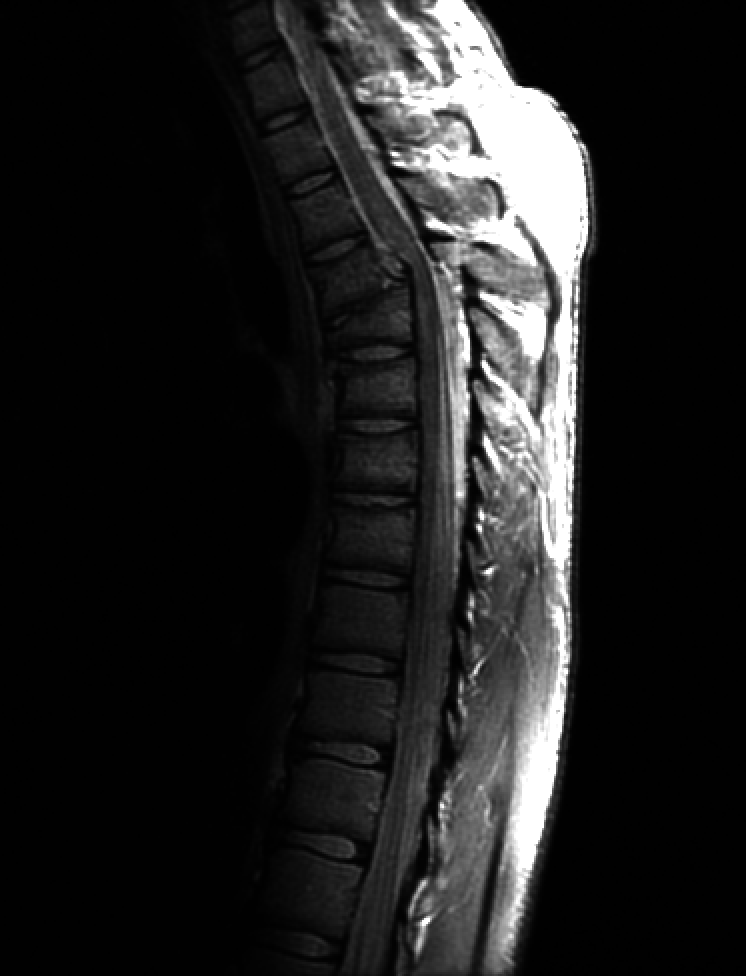
%> input picture Figure1.tif, 746 x 976 px
$ octave part1_power_law_fig1.m   (GNU Octave 9; MATLAB toolbox functions it lacks are replaced by stand-ins)
%> lines starting %> are read from the running program, lines starting %| are printed output that depends on the picture
clc; clear; close all; font = 18;
I = imread("Figure1.tif"); I = im2double(I);
%> further down, I is the input picture: size 976x746 uint8; min 0, max 255, mean 32.6
figure(1);subplot(251);imshow(I);
title("Original image","fontsize",font);
c = 1; g = 0.9:-0.1:0.1;
gamma = g(1);Itr = c*(I.^gamma);subplot(252);imshow(Itr);
title("c = "+c+", \gamma = "+gamma,"fontsize",font);
gamma = g(2);Itr = c*(I.^gamma);subplot(253);imshow(Itr);
title("c = "+c+", \gamma = "+gamma,"fontsize",font);
gamma = g(3);Itr = c*(I.^gamma);subplot(254);imshow(Itr);
title("c = "+c+", \gamma = "+gamma,"fontsize",font);
gamma = g(4);Itr = c*(I.^gamma);subplot(255);imshow(Itr);
title("c = "+c+", \gamma = "+gamma,"fontsize",font);
gamma = g(5);Itr = c*(I.^gamma);subplot(256);imshow(Itr);
%> after `Itr = c*(I.^gamma)`:
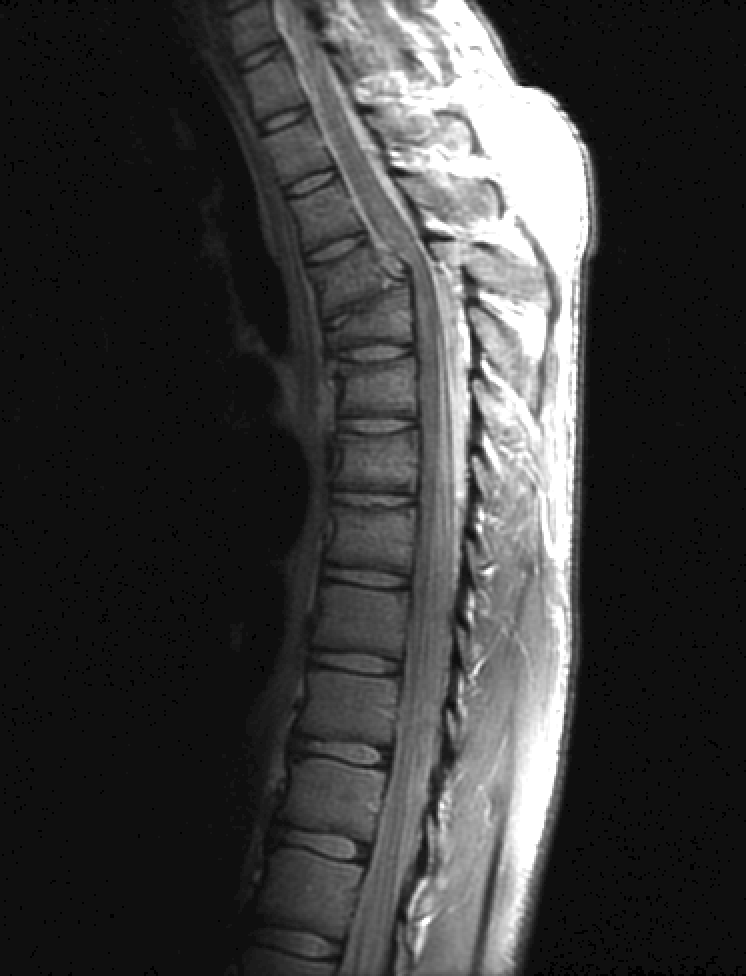
%> Itr: size 976x746 double; min 0, max 1, mean 0.232
title("c = "+c+", \gamma = "+gamma,"fontsize",font);
gamma = g(6);Itr = c*(I.^gamma);subplot(257);imshow(Itr);
%> after `Itr = c*(I.^gamma)`:
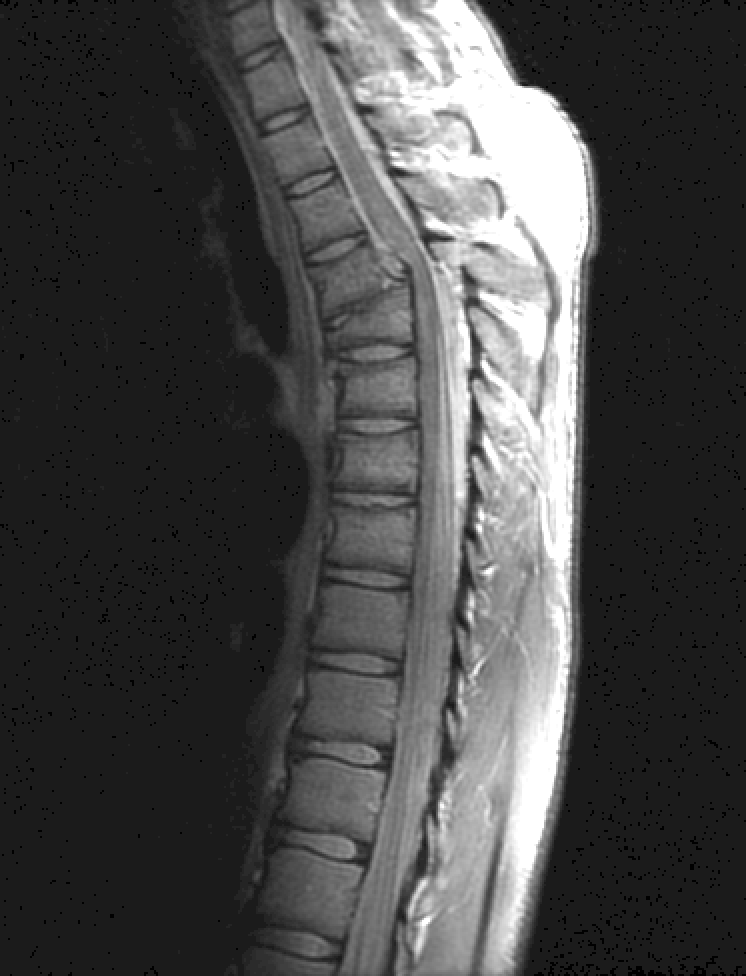
%> Itr: size 976x746 double; min 0, max 1, mean 0.284
title("c = "+c+", \gamma = "+gamma,"fontsize",font);
gamma = g(7);Itr = c*(I.^gamma);subplot(258);imshow(Itr);
%> after `Itr = c*(I.^gamma)`:
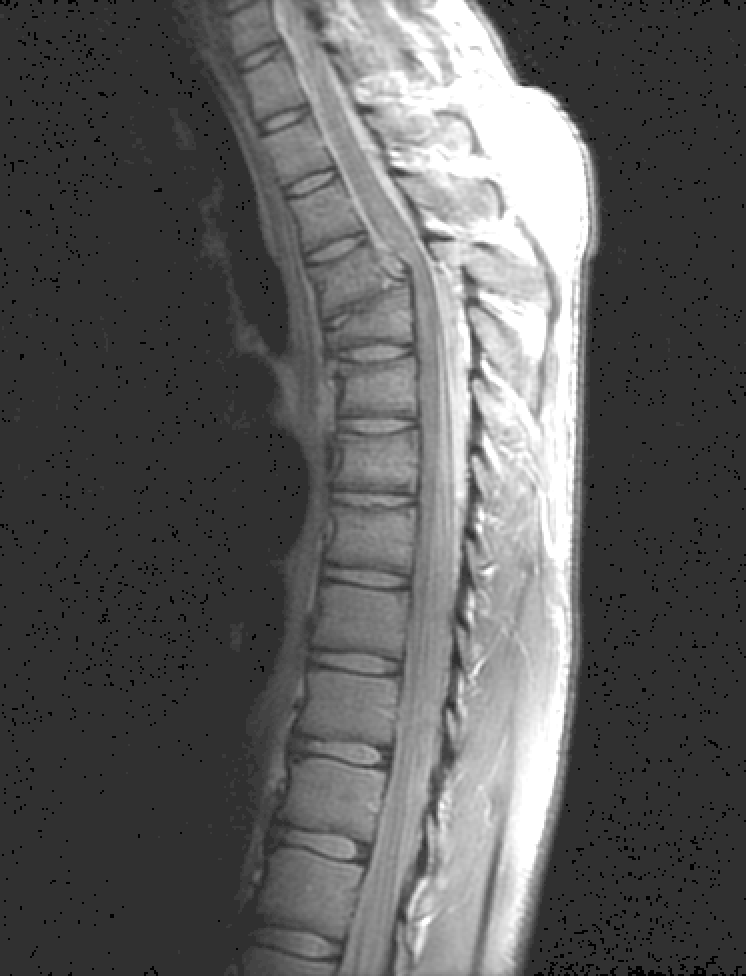
%> Itr: size 976x746 double; min 0, max 1, mean 0.362
title("c = "+c+", \gamma = "+gamma,"fontsize",font);
gamma = g(8);Itr = c*(I.^gamma);subplot(259);imshow(Itr);
%> after `Itr = c*(I.^gamma)`:
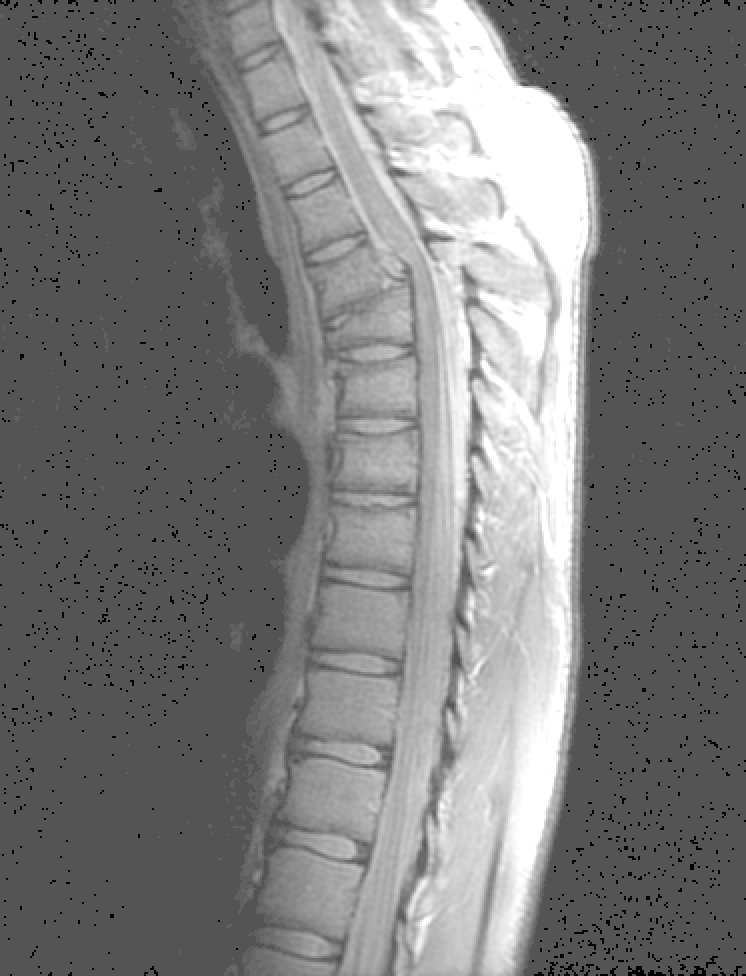
%> Itr: size 976x746 double; min 0, max 1, mean 0.483
title("c = "+c+", \gamma = "+gamma,"fontsize",font);
gamma = g(9);Itr = c*(I.^gamma);subplot(2,5,10);imshow(Itr);
%> after `Itr = c*(I.^gamma)`:
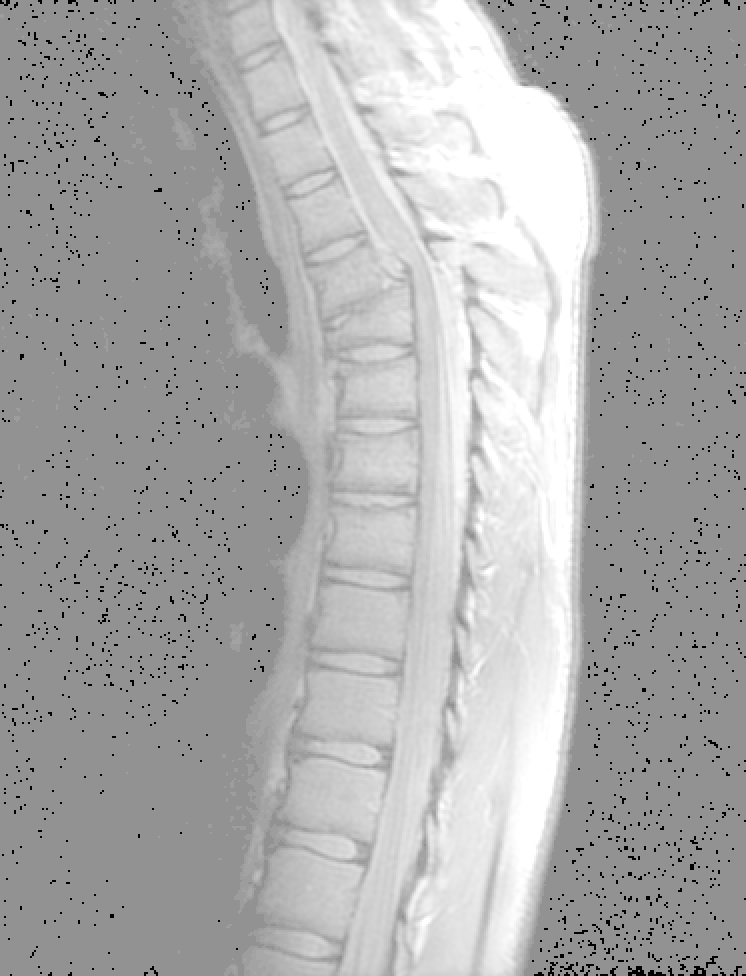
%> Itr: size 976x746 double; min 0, max 1, mean 0.674
title("c = "+c+", \gamma = "+gamma,"fontsize",font);
%%%%%%%%%%%%%%%%%%%%%%%%%%%%%%%%%%%%%%%%%

figure(2);subplot(121);imshow(I);
title("Original image","fontsize",font+3);
c_best = 1; gam_best= 0.3;  %for colorimage1
I_best = c_best*(I.^gam_best);
subplot(122);imshow(I_best);
title("Transformed image with c = "+c_best+", \gamma = "+gam_best,"fontsize",font+3);

figure(3); subplot(121);imhist(I);grid on;
title("Histogram of original image","fontsize",font+3);
subplot(122);imhist(I_best);grid on;
title("Histogram of transformed image with c="+c_best+" and \gamma="+gam_best,...
    "fontsize",font+3);
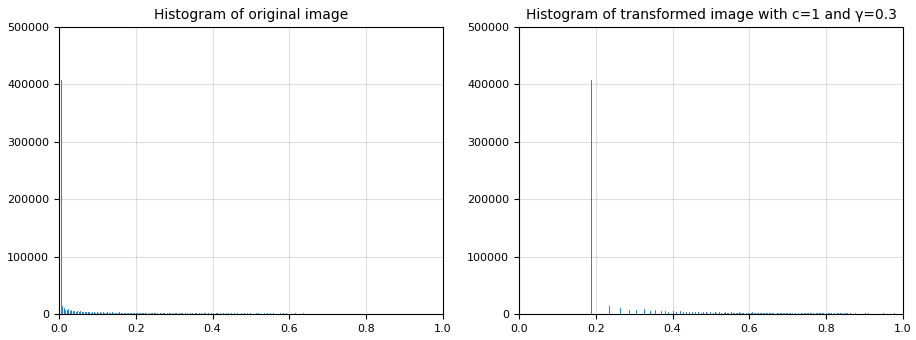
%> figure redrawn from the program's plot data, 2 panels; panel 1: highest point at x = 0.00392, y = 407152; panel 2: highest point at x = 0.188, y = 407152

$ run again, with Figure2.tif copied over Figure1.tif
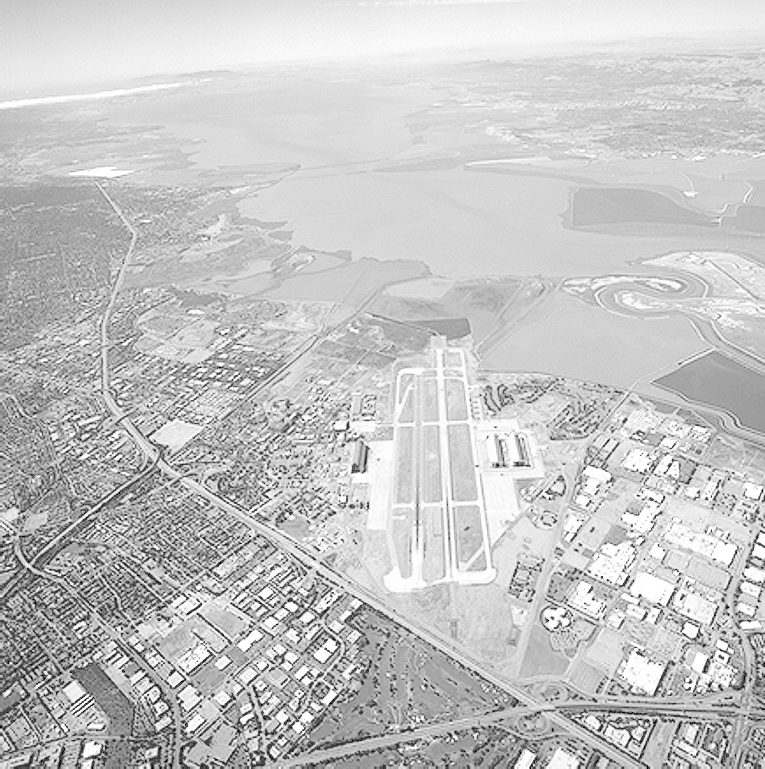
%> input picture Figure2.tif, 765 x 769 px
%> I is the input picture: size 769x765 uint8; min 0, max 255, mean 197.1
%> I: size 769x765 double
%> `Itr = c*(I.^gamma)`:
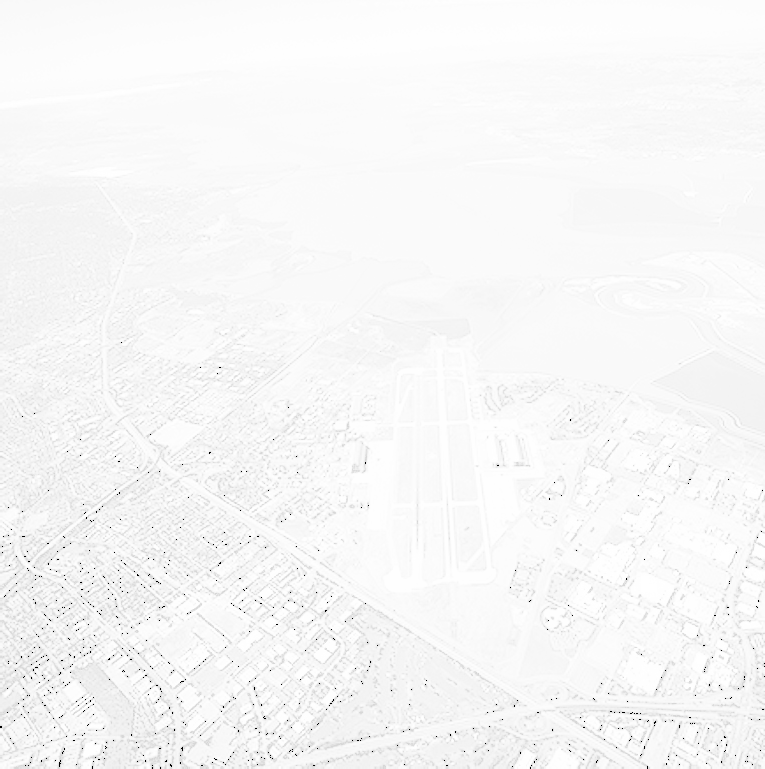
%> Itr: size 769x765 double; min 0, max 1, mean 0.971
%> `title("Histogram of transformed image with c="+c_best+" and \gamma="+g..`:
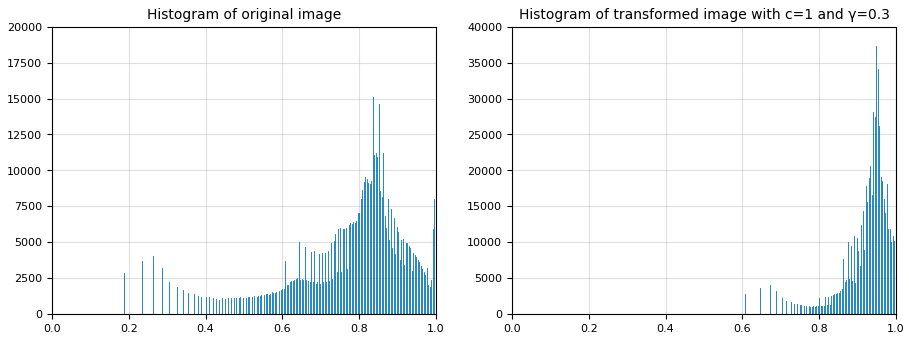
%> figure redrawn from the program's plot data, 2 panels; panel 1: highest point at x = 0.835, y = 15137; panel 2: highest point at x = 0.949, y = 37385

$ run again, with Figure3.tif copied over Figure1.tif
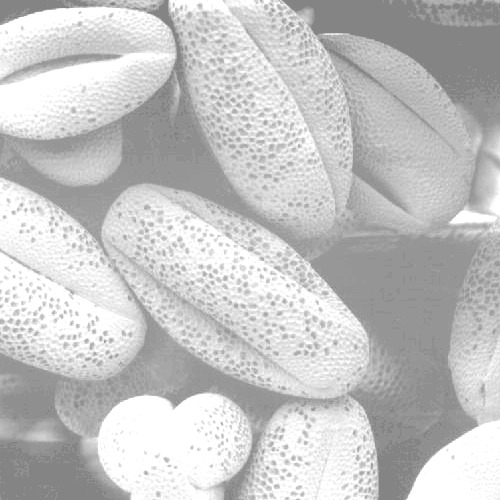
%> input picture Figure3.tif, 500 x 500 px
%> I is the input picture: size 500x500 uint8; min 132, max 255, mean 196.4
%> I: size 500x500 double
%> `Itr = c*(I.^gamma)`:
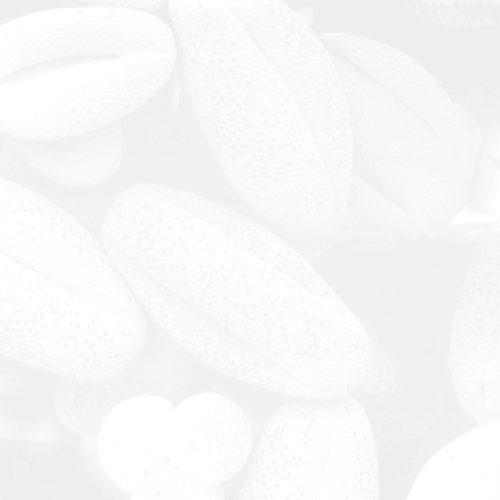
%> Itr: size 500x500 double; min 0.936, max 1, mean 0.972
%> `title("Histogram of transformed image with c="+c_best+" and \gamma="+g..`:
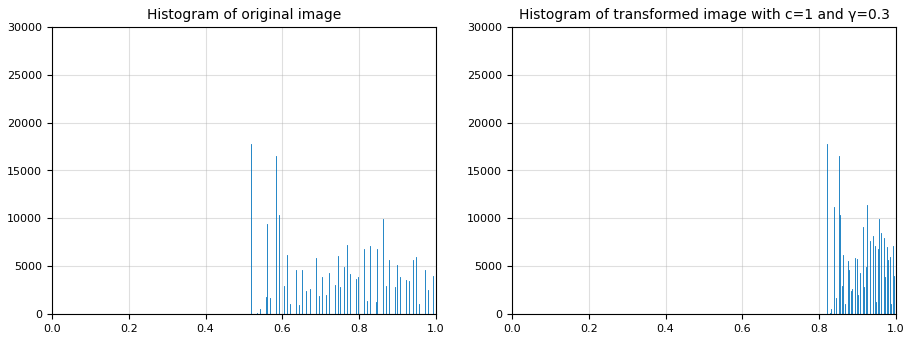
%> figure redrawn from the program's plot data, 2 panels; panel 1: highest point at x = 1, y = 28659
